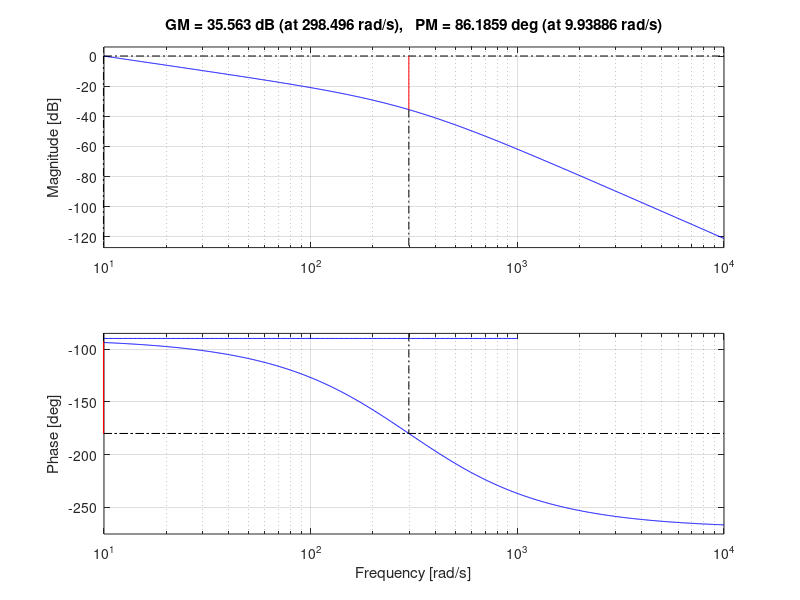
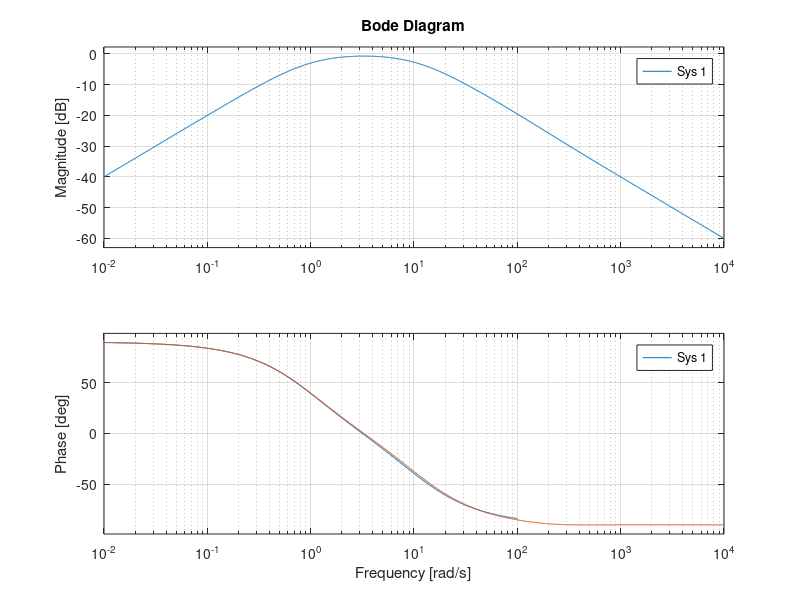
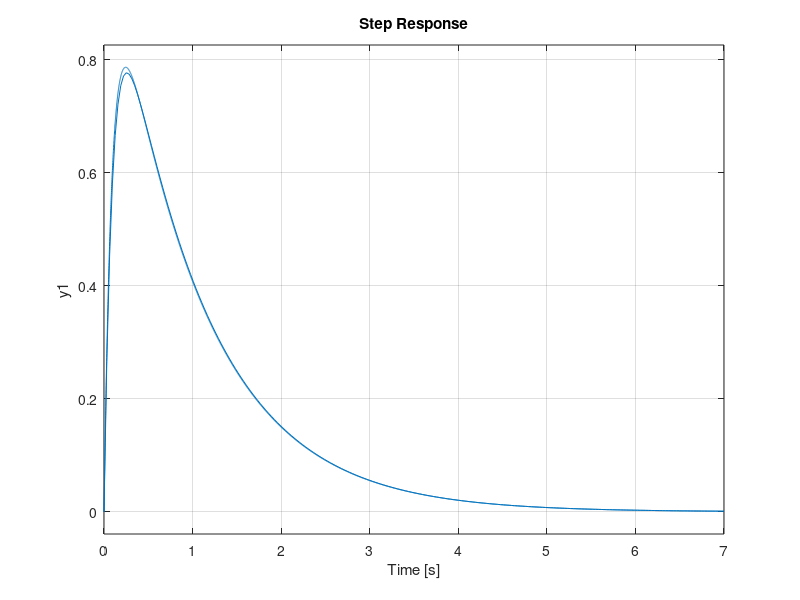
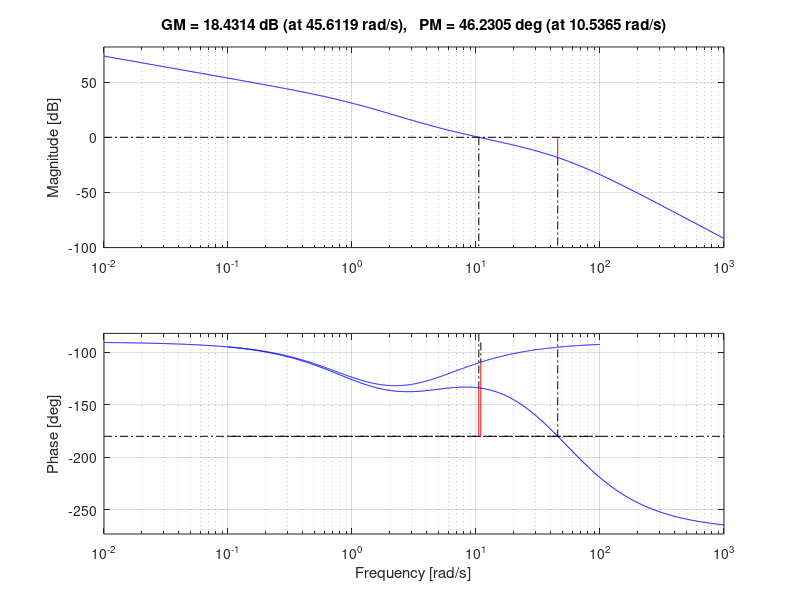

Write MATLAB code to recreate these figures, in order. (Note: this script raises an error after producing the figures.)
clear;
s = tf('s');
G = 20/((s + 1)*((s/20)^2) + s/20 + 1);
Gd = 10/(s + 1);

%% exe 4.2.1
% calculate cross-over frequency; note: 20log10(mag) > 0
[~, ~, ~, wc] = margin(Gd);
L = wc/s;
Fy = L/G;

% approximation to make controller proper
p1 = 30*wc;
p2 = 30*wc;
Fy_prop = Fy*p1*p2/((s + p1)*(s + p2));

% plot the result
figure(1)
margin(minreal(Fy*G));
hold on;
margin(minreal(Fy_prop*G));

figure(2)
bode(minreal(Gd/(1 + Fy*G)));
hold on;
bode(minreal(Gd/(1 + Fy_prop*G)));

figure(3)
step(minreal(Gd/(1 + Fy*G)));
hold on;
step(minreal(Gd/(1 + Fy_prop*G)));

%% exe 4.2.2
% define integral controller
wi = 0.5*wc;
Fy = (s + wi)*Gd/(s*G);

% approximation to make controller proper
p1 = 5*wc;
p2 = 5*wc;
Fy_prop = Fy*p1*p2/((s + p1)*(s + p2));

% plot the result
figure(4)
margin(minreal(Fy*G));
hold on;
margin(minreal(Fy_prop*G));

figure(5)
bode(minreal(Gd/(1 + Fy*G)));
hold on;
bode(minreal(Gd/(1 + Fy_prop*G)));

figure(6)
step(minreal(Gd/(1 + Fy*G)));
hold on;
step(minreal(Gd/(1 + Fy_prop*G)));

%% exe 4.2.3
% define parameters
wd = wc + 6;
tau = 0.1;

% construct lead compensator
p_lead = 20;
beta = (1 - sin(deg2rad(p_lead)))/(1 + sin(deg2rad(p_lead)));
Td = 1/(wd*sqrt(beta));
K = sqrt(beta)/abs(evalfr(Fy_prop*G, j*wd));
F_lead = K*(Td*s + 1)/(beta*Td*s + 1);

% obtain Fy and Fr
Fy = Fy_prop*F_lead;
Fr = 1/(tau*s + 1);

% plot the results
figure(7)
bode(minreal(1/(1 + Fy*G)));
hold on;
bode(minreal(Fy*G/(1 + Fy*G)));

figure(8)
step(minreal(Fr*Fy*G/(1 + Fy*G)));

figure(9)
step(minreal(Gd/(1 + Fy*G)));





